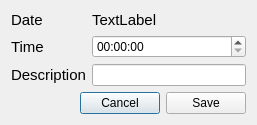
<?xml version="1.0" encoding="UTF-8"?>
<ui version="4.0">
 <class>EventDialog</class>
 <widget class="QDialog" name="EventDialog">
  <property name="geometry">
   <rect>
    <x>0</x>
    <y>0</y>
    <width>257</width>
    <height>118</height>
   </rect>
  </property>
  <property name="windowTitle">
   <string>Dialog</string>
  </property>
  <layout class="QGridLayout" name="gridLayout">
   <item row="0" column="0" colspan="3">
    <layout class="QFormLayout" name="formLayout">
     <item row="0" column="0">
      <widget class="QLabel" name="label_3">
       <property name="font">
        <font>
         <family>Arial</family>
         <pointsize>11</pointsize>
        </font>
       </property>
       <property name="text">
        <string>Date</string>
       </property>
      </widget>
     </item>
     <item row="0" column="1">
      <widget class="QLabel" name="dateLabel">
       <property name="font">
        <font>
         <family>Arial</family>
         <pointsize>11</pointsize>
         <weight>50</weight>
         <bold>false</bold>
        </font>
       </property>
       <property name="text">
        <string>TextLabel</string>
       </property>
       <property name="alignment">
        <set>Qt::AlignLeading|Qt::AlignLeft|Qt::AlignVCenter</set>
       </property>
      </widget>
     </item>
     <item row="1" column="0">
      <widget class="QLabel" name="label">
       <property name="font">
        <font>
         <family>Arial</family>
         <pointsize>11</pointsize>
         <weight>50</weight>
         <bold>false</bold>
        </font>
       </property>
       <property name="text">
        <string>Time</string>
       </property>
      </widget>
     </item>
     <item row="1" column="1">
      <widget class="QTimeEdit" name="setTime"/>
     </item>
     <item row="2" column="0">
      <widget class="QLabel" name="label_2">
       <property name="font">
        <font>
         <family>Arial</family>
         <pointsize>11</pointsize>
         <weight>50</weight>
         <bold>false</bold>
        </font>
       </property>
       <property name="text">
        <string>Description</string>
       </property>
      </widget>
     </item>
     <item row="2" column="1">
      <widget class="QLineEdit" name="setDescription"/>
     </item>
    </layout>
   </item>
   <item row="1" column="0">
    <spacer name="horizontalSpacer">
     <property name="orientation">
      <enum>Qt::Horizontal</enum>
     </property>
     <property name="sizeHint" stdset="0">
      <size>
       <width>74</width>
       <height>20</height>
      </size>
     </property>
    </spacer>
   </item>
   <item row="1" column="1">
    <widget class="QPushButton" name="cancel">
     <property name="text">
      <string>Cancel</string>
     </property>
    </widget>
   </item>
   <item row="1" column="2">
    <widget class="QPushButton" name="save">
     <property name="text">
      <string>Save</string>
     </property>
    </widget>
   </item>
  </layout>
 </widget>
 <resources/>
 <connections/>
</ui>
